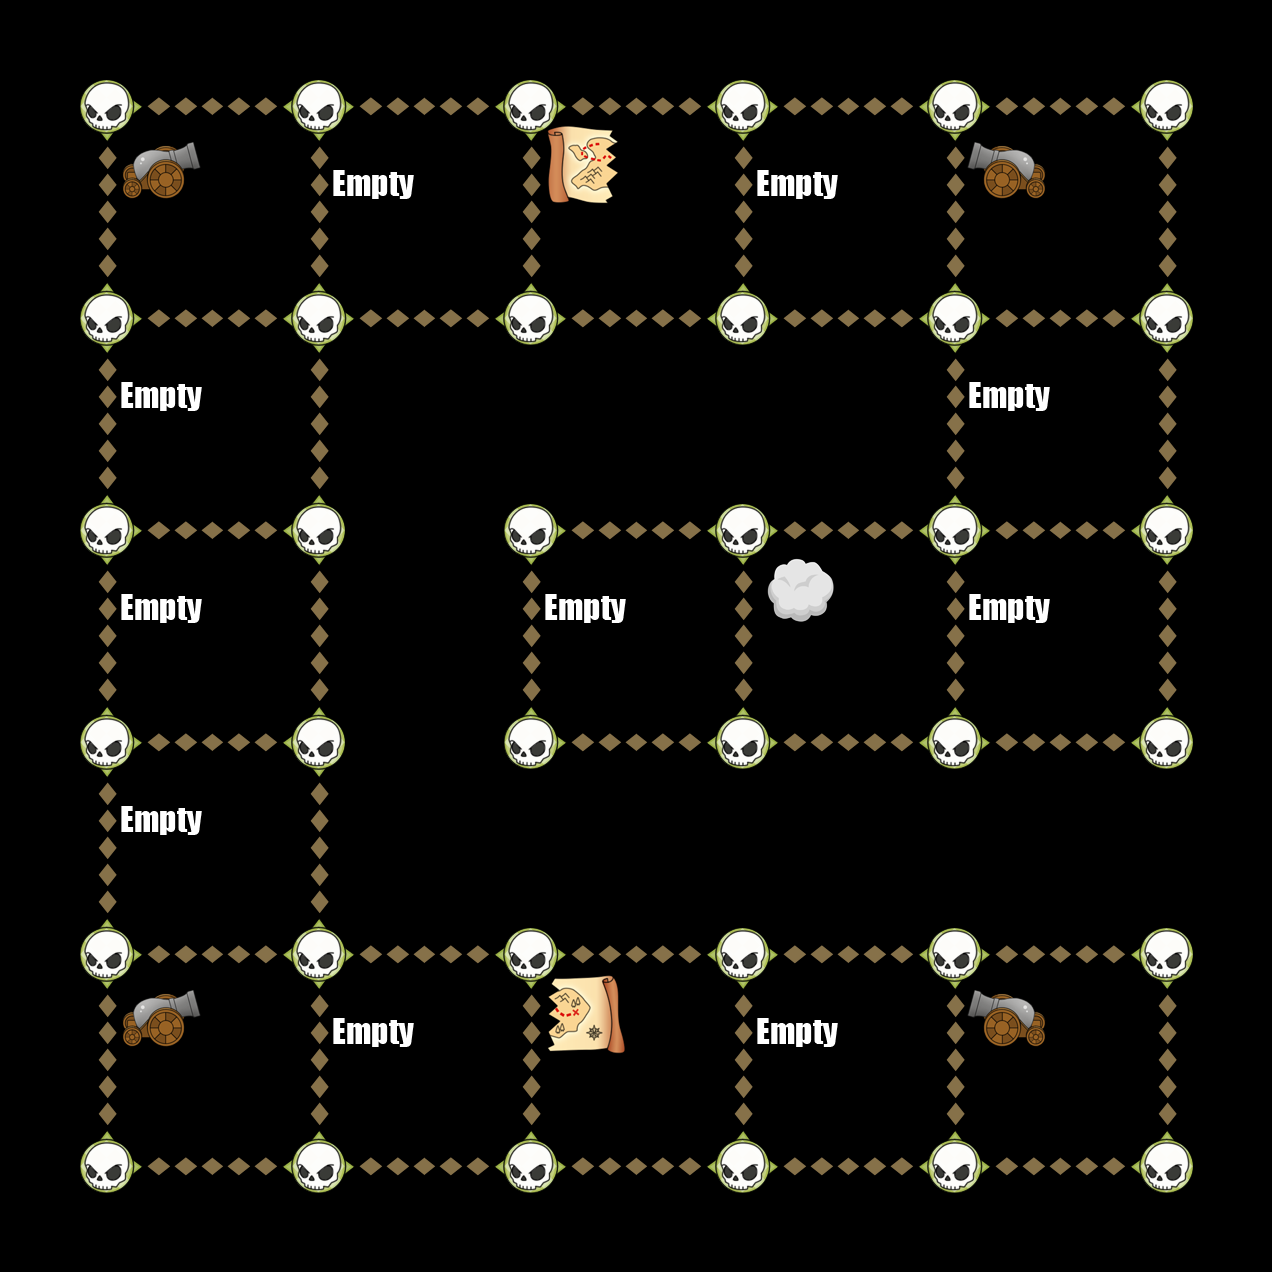

Tiled map render using the project's own tile images. Description and the map definition, with tile-layer contents summarised, below:
An orthogonal 6x6 tile map with 212x212 px tiles, 6 tile layers (Down, Up, Left, Right, ...).

<map version="1.0" orientation="orthogonal" width="6" height="6" tilewidth="212" tileheight="212">
 <tileset firstgid="1" name="TileGraphic_Final-ipadhd" tilewidth="212" tileheight="212">
  <image source="TileGraphic_Final-ipadhd.png" width="636" height="1060" />
  <tile id="0">
   <properties>
    <property name="LineFilled" value="True" />
   </properties>
  </tile>
  <tile id="2">
   <properties>
    <property name="Item" value="TreasureBox" />
   </properties>
  </tile>
  <tile id="4">
   <properties>
    <property name="RowFilled" value="True" />
   </properties>
  </tile>
  <tile id="6">
   <properties>
    <property name="Item" value="CannonLeft" />
   </properties>
  </tile>
  <tile id="7">
   <properties>
    <property name="Item" value="ShipRight" />
   </properties>
  </tile>
  <tile id="8">
   <properties>
    <property name="Item" value="MapOne" />
   </properties>
  </tile>
  <tile id="9">
   <properties>
    <property name="Item" value="CannonRight" />
   </properties>
  </tile>
  <tile id="10">
   <properties>
    <property name="Item" value="ShipLeft" />
   </properties>
  </tile>
  <tile id="11">
   <properties>
    <property name="Item" value="MapTwo" />
   </properties>
  </tile>
  <tile id="12">
   <properties>
    <property name="Item" value="Empty" />
   </properties>
  </tile>
  <tile id="13">
   <properties>
    <property name="Item" value="Skull" />
   </properties>
  </tile>
  <tile id="14">
   <properties>
    <property name="Item" value="Fog" />
   </properties>
  </tile>
 </tileset>
 <layer name="Down" width="6" height="6">
  <data>[36 cells, 24 non-empty, 1 distinct tile ids]</data>
 </layer>
 <layer name="Up" width="6" height="6">
  <data>[36 cells, 24 non-empty, 1 distinct tile ids]</data>
 </layer>
 <layer name="Left" width="6" height="6">
  <data>[36 cells, 28 non-empty, 1 distinct tile ids]</data>
 </layer>
 <layer name="Right" width="6" height="6">
  <data>[36 cells, 28 non-empty, 1 distinct tile ids]</data>
 </layer>
 <layer name="Dots" width="6" height="6">
  <data>[36 cells, 36 non-empty, 1 distinct tile ids]</data>
 </layer>
 <layer name="Items" width="6" height="6">
  <data>[36 cells, 17 non-empty, 6 distinct tile ids]</data>
 </layer>
</map>
